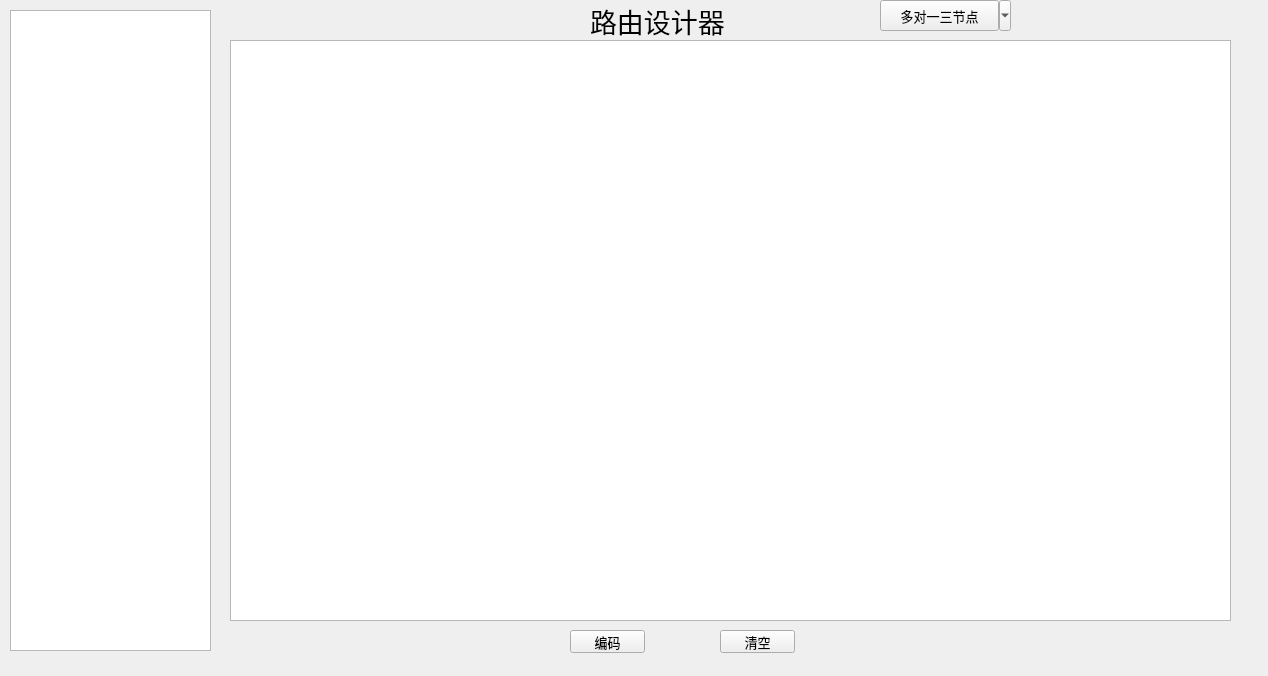
<?xml version="1.0" encoding="UTF-8"?>
<ui version="4.0">
 <class>wfDemoRouteClass</class>
 <widget class="QWidget" name="wfDemoRouteClass">
  <property name="geometry">
   <rect>
    <x>0</x>
    <y>0</y>
    <width>1268</width>
    <height>676</height>
   </rect>
  </property>
  <property name="windowTitle">
   <string>wfDemoRoute</string>
  </property>
  <widget class="QLabel" name="label">
   <property name="geometry">
    <rect>
     <x>590</x>
     <y>0</y>
     <width>141</width>
     <height>41</height>
    </rect>
   </property>
   <property name="font">
    <font>
     <pointsize>20</pointsize>
    </font>
   </property>
   <property name="text">
    <string>路由设计器</string>
   </property>
  </widget>
  <widget class="QGraphicsView" name="graphicsView">
   <property name="geometry">
    <rect>
     <x>230</x>
     <y>40</y>
     <width>1001</width>
     <height>581</height>
    </rect>
   </property>
  </widget>
  <widget class="QToolButton" name="toolButton">
   <property name="geometry">
    <rect>
     <x>880</x>
     <y>0</y>
     <width>131</width>
     <height>31</height>
    </rect>
   </property>
   <property name="font">
    <font>
     <pointsize>10</pointsize>
    </font>
   </property>
   <property name="contextMenuPolicy">
    <enum>Qt::DefaultContextMenu</enum>
   </property>
   <property name="text">
    <string>多对一三节点</string>
   </property>
   <property name="popupMode">
    <enum>QToolButton::MenuButtonPopup</enum>
   </property>
  </widget>
  <widget class="wfDemoTree" name="treeWidget">
   <property name="geometry">
    <rect>
     <x>10</x>
     <y>10</y>
     <width>201</width>
     <height>641</height>
    </rect>
   </property>
   <attribute name="headerVisible">
    <bool>false</bool>
   </attribute>
   <attribute name="headerCascadingSectionResizes">
    <bool>false</bool>
   </attribute>
   <column>
    <property name="text">
     <string notr="true">单位/部门/联系人</string>
    </property>
   </column>
  </widget>
  <widget class="QPushButton" name="pushButton">
   <property name="geometry">
    <rect>
     <x>570</x>
     <y>630</y>
     <width>75</width>
     <height>23</height>
    </rect>
   </property>
   <property name="font">
    <font>
     <pointsize>10</pointsize>
    </font>
   </property>
   <property name="text">
    <string>编码</string>
   </property>
  </widget>
  <widget class="QPushButton" name="pushButton_2">
   <property name="geometry">
    <rect>
     <x>720</x>
     <y>630</y>
     <width>75</width>
     <height>23</height>
    </rect>
   </property>
   <property name="font">
    <font>
     <pointsize>10</pointsize>
    </font>
   </property>
   <property name="text">
    <string>清空</string>
   </property>
  </widget>
 </widget>
 <layoutdefault spacing="6" margin="11"/>
 <customwidgets>
  <customwidget>
   <class>wfDemoTree</class>
   <extends>QTreeWidget</extends>
   <header location="global">wfDemoTree.h</header>
  </customwidget>
 </customwidgets>
 <resources/>
 <connections/>
</ui>
